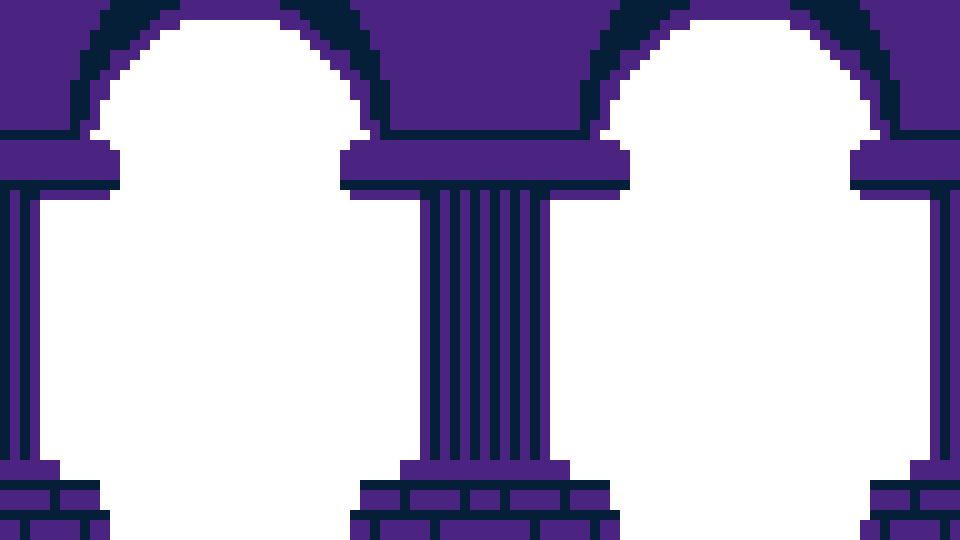
#> input picture fundo1.png, 960 x 540 px
$ python color_mapper.py fundo1.png out.png
#> lines starting #> are read from the running program, lines starting #| are printed output that depends on the picture; after the words box and inside, x2 and y2 are one past the last pixel; in counts of white or black regions, pixels touching at a corner belong together
import argparse

import numpy as np
from PIL import Image

# Define your color palettes (from_palette and to_palette) with 4 colors each
from_palette = [
    "#051f39",
    "#4a2480",
    "#c53a9d",
    "#ff8e80",
]  # Input palette (hex colors)

to_palette = [
    "#000000",
    "#555555",
    "#aaaaaa",
    "#ffffff"
]  # Output palette (hex colors)


# Convert hex colors to RGBA tuples
def hex_to_rgba(hex_color):
    hex_color = hex_color.lstrip("#")
    return tuple(int(hex_color[i : i + 2], 16) for i in (0, 2, 4)) + (255,)


# Create mappings from source to target colors
color_mapping = {
    hex_to_rgba(from_color): hex_to_rgba(to_color)
    for from_color, to_color in zip(from_palette, to_palette)
}


# Function to map colors in an image and handle transparency
def map_image_colors(input_path, output_path):
#> called with input_path = 'fundo1.png', output_path = 'out.png'
    img = Image.open(input_path).convert(
        "RGBA"
    )  # Ensure we work with an image with alpha channel
#> img is the input picture: PIL image 960x540 RGBA; mean R, G, B, A 20, 13.2, 40.6, 97.9
    img_array = np.array(img)

    # Apply the color mapping
    for from_color, to_color in color_mapping.items():
        # Find all pixels that match the from_color and replace with to_color
        mask = np.all(
            img_array[:, :, :3] == from_color[:3], axis=-1
        )  # Ignore alpha in comparison
        img_array[mask] = to_color
#> this loop made 4 passes
#> pass 1, in map_image_colors, `mask = np.all( img_array[:, :, :3] == from_color[:3], axis=-1 )`:
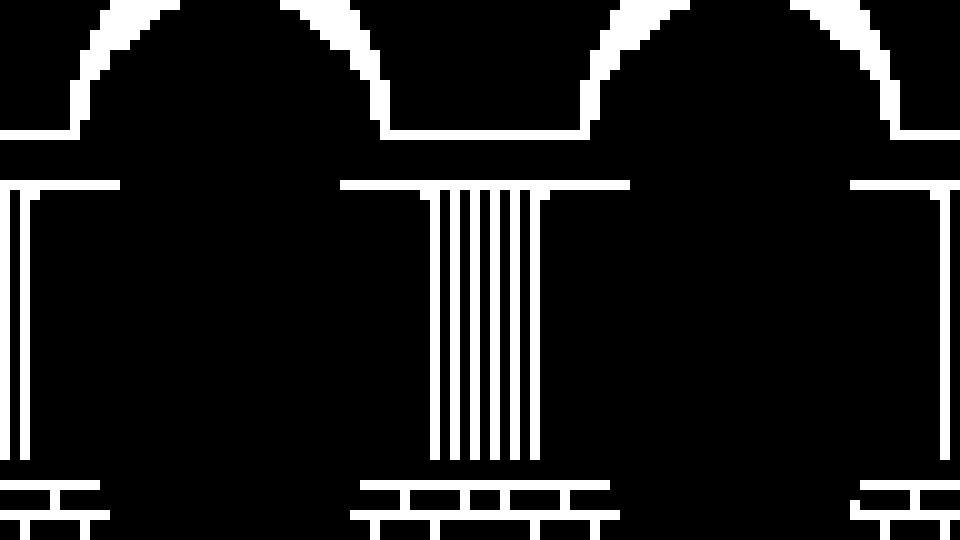
#> mask: shape (540, 960) bool; 12.2% white; 9 white regions, largest, box (x1, y1, x2, y2) and area: (340, 180, 630, 460) 19300, (280, 0, 690, 140) 10900, (350, 480, 620, 540) 6800
#> pass 2, in map_image_colors, `mask = np.all( img_array[:, :, :3] == from_color[:3], axis=-1 )`:
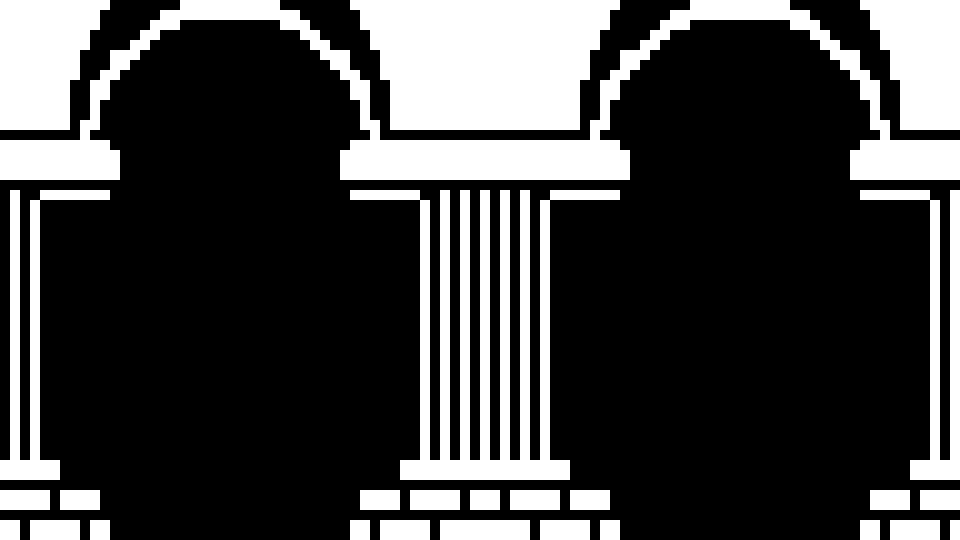
#> mask: shape (540, 960) bool; 26.3% white; 27 white regions, largest, box (x1, y1, x2, y2) and area: (0, 0, 960, 180) 34400, (350, 0, 620, 130) 28100, (350, 190, 620, 480) 23500
#> after the loop:
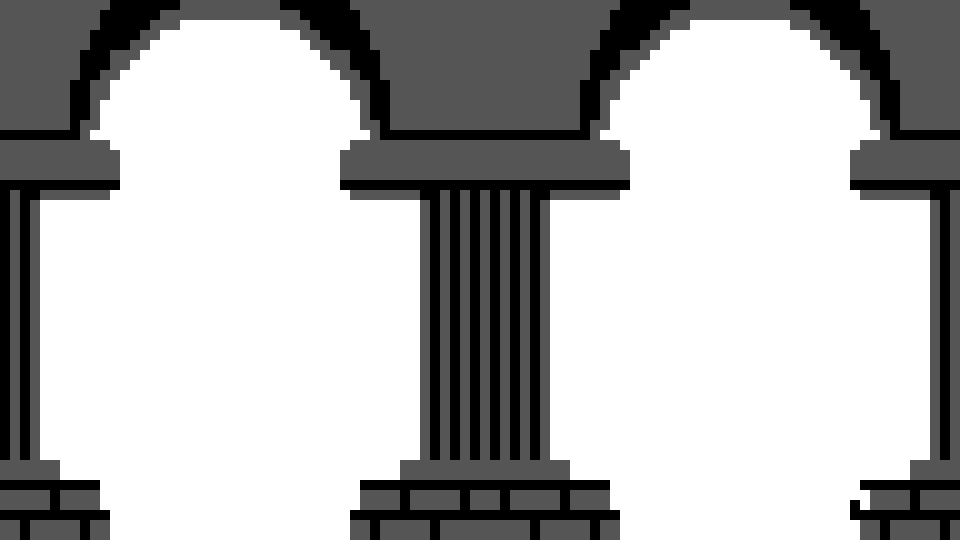
#> img_array: shape (540, 960, 4); mean R, G, B, A 22.3, 22.3, 22.3, 98.1; transparent parts drawn white

    # Set pixels with alpha < 255 (not fully opaque) to fully transparent
    img_array[img_array[:, :, 3] < 255] = [0, 0, 0, 0]  # Make them fully transparent

    # Save the new image
    new_img = Image.fromarray(img_array, "RGBA")
    new_img.save(output_path)
    print(f"Image saved to {output_path}")


# Argument parsing setup
if __name__ == "__main__":
    parser = argparse.ArgumentParser(
        description="Map an image's colors from one palette to another, respecting transparency."
    )

    parser.add_argument("input_image", type=str, help="Path to the input image file.")
    parser.add_argument(
        "output_image", type=str, help="Path to save the output image file."
    )

    args = parser.parse_args()

    # Call the function with parsed arguments
    map_image_colors(args.input_image, args.output_image)
